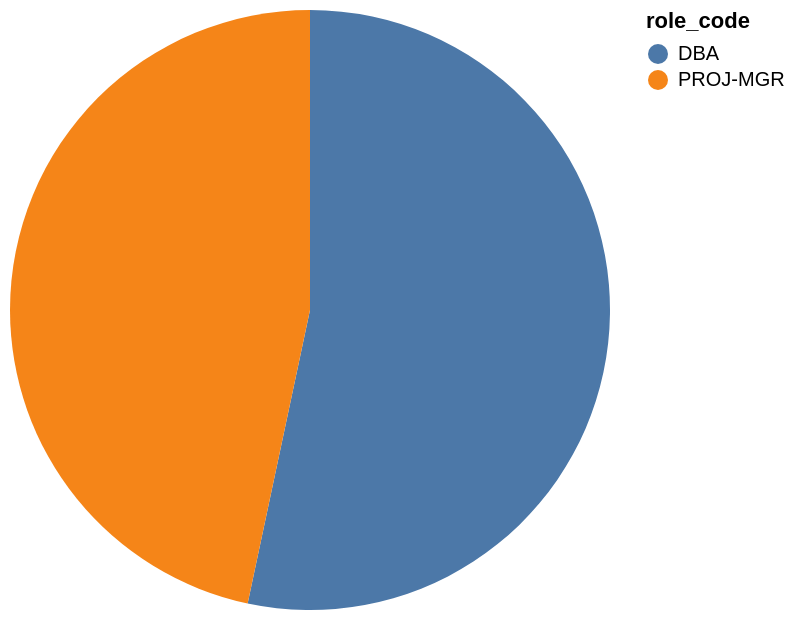

Vega-Lite specification for this chart:
### Vega-Lite specification from a JSON file in a GitHub repository (floating-point values rounded to 4 significant figures)
{"data": {"values": [{"x_data": "DBA", "y_data": 8}, {"x_data": "PROJ-MGR", "y_data": 7}]}, "mark": "arc", "encoding": {"theta": {"field": "y_data", "type": "quantitative", "title": "count(*)"}, "color": {"field": "x_data", "type": "nominal", "title": "role_code"}}}
